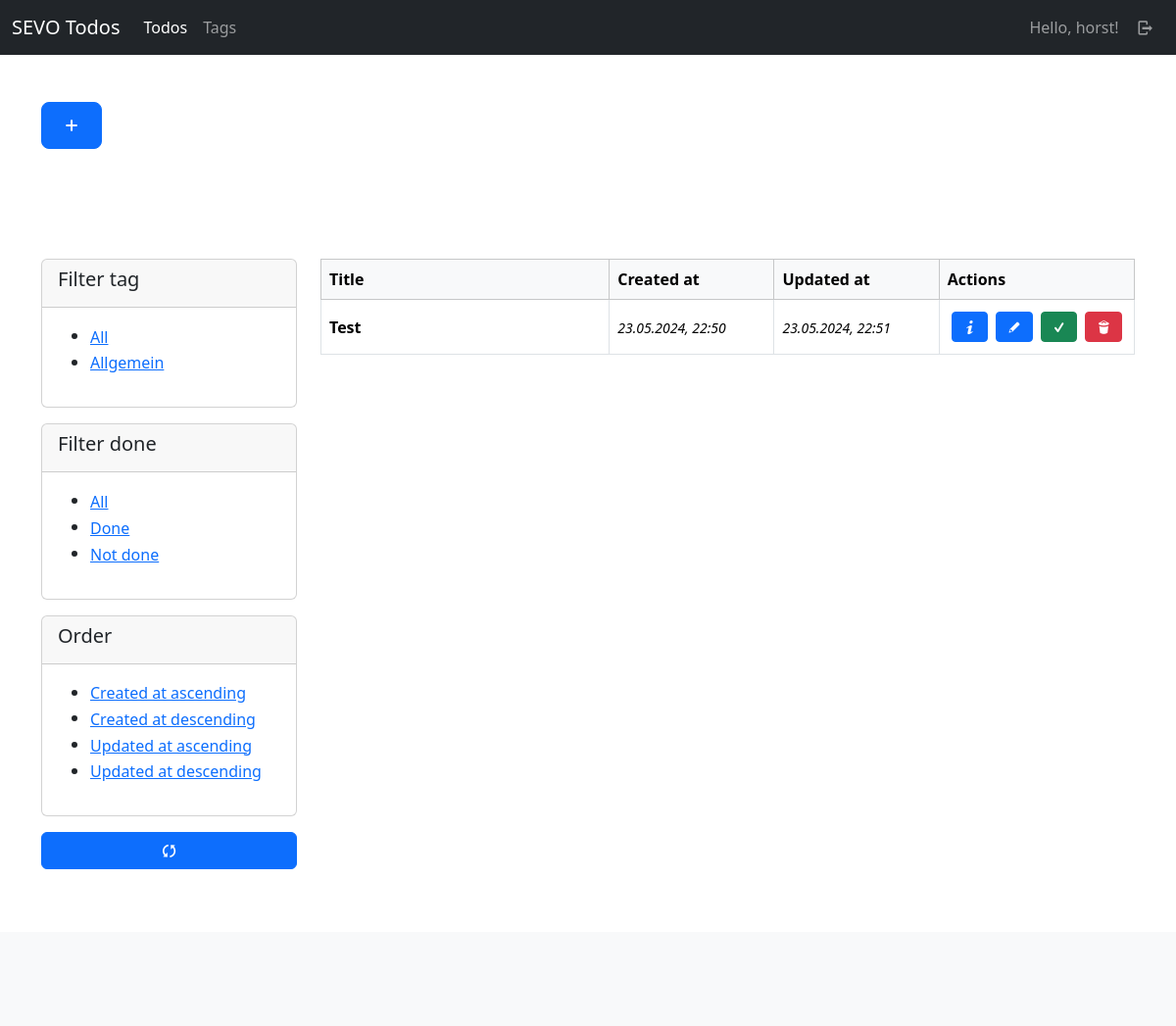
/todos/ (signed in), run on the app's committed database.
### todos/models.py (models this page shows, shortened)
class Todo(models.Model):
    user = models.ForeignKey(User, on_delete=models.CASCADE)
    title = models.CharField(max_length=255)
    content = tinymce_models.HTMLField()
    tags = models.ManyToManyField(Tag, blank=True)
    done = models.BooleanField(default=False)
    created_at = models.DateTimeField(auto_now_add=True)
    updated_at = models.DateTimeField(auto_now=True)
    class Meta:
        ordering = ["-created_at"]
        pass

class Tag(models.Model):
    user = models.ForeignKey(User, on_delete=models.CASCADE)
    name = models.CharField(max_length=100)
    class Meta:
        ordering = ["name"]

### todos/views/todo_views.py (the view, shortened to what this page needs)
# urls.py: path("", todo_views.index, name="todos-index"),
@login_required(login_url="sevo-auth-login")
def index(request):
    current_user = request.user
    url = reverse("todos-index")
    filter_tag = request.GET.get("tag")
    filter_done = request.GET.get("done")
    filter_order = request.GET.get("order")
    print(f"tag: {filter_tag}")
    print(f"done: {filter_done}")
    print(f"order: {filter_order}")
    order_str = "-created_at"
    todos = models.Todo.objects.filter(user=current_user).order_by(order_str)
    tags = models.Tag.objects.filter(user=current_user)
    if filter_tag != None and filter_tag != "all":
        try:
            todos = todos.filter(tags__id=int(filter_tag))
        except:
            return HttpResponseRedirect(url)
    done_todos = todos.filter(done=True)
    not_done_todos = todos.filter(done=False)
    return render(request, "todos/todo/index.html", {
        "title": _("Todos"),
        "todos": todos,
        "done_todos": done_todos,
        "not_done_todos": not_done_todos,
        "tags": tags
    })

### todos/templates/todos/todo/index.html (shortened to what this page needs)
{% extends "base_sidebar.html" %}
{% load i18n %}
{% load static %}
{% block header %}
    <div class="container">
        <div class="row py-5">
            <div class="col-lg-12">
                <a class="btn btn-primary btn-lg mb-3" href="{% url "todos-new" %}"><i class="demo-icon icon-plus"></i></a>
            </div>
        </div>
    </div>
{% endblock %}
{% block main %}
    <div>
        {% if todos %}
            {% include "todos/todo/partials/_table_list.html" with todos=todos %}
        {% else %}
            <p>{% trans "No todos available." %}</p>
        {% endif %}
    </div>
{%  endblock %}
{% block side %}
    <div id="filter-section">
        <div class="card mb-3">
            <div class="card-header">
                <h5>
                    {% trans "Filter tag" %}
                </h5>
            </div>
            <div class="card-body">
                {% include "todos/todo/partials/_tag_filter.html" %}
            </div>
        </div>
        <div class="card mb-3">
            <div class="card-header">
                <h5>
                    {% trans "Filter done" %}
                </h5>
            </div>
            <div class="card-body">
                {% include "todos/todo/partials/_done_filter.html" %}
            </div>
        </div>
        <div class="card mb-3">
            <div class="card-header">
                <h5>
                    {% trans "Order" %}
                </h5>
            </div>
            <div class="card-body">
                {% include "todos/todo/partials/_ordering_filter.html" %}
            </div>
        </div>
        <div class="mb-3">
            <a class="btn btn-primary w-100" href="{% url "todos-index" %}"><i class="demo-icon icon-arrows-ccw"></i></a>
        </div>
    </div>
{% endblock %}

### templates/partials/_navbar.html (shortened to what this page needs)
{% load i18n %}
<nav class="navbar navbar-expand-lg navbar-dark bg-dark">
    <div class="container-fluid">
        <a class="navbar-brand" href="/">SEVO Todos</a>
        <div class="collapse navbar-collapse" id="navbarContent">
            <ul class="navbar-nav me-auto mb-2 mb-lg-0">
                {% if user.is_authenticated %}
                <li class="nav-item">
                    <a class="nav-link{% if "todos" in request.path %} active{% endif %}"{% if "todos" in request.path %} aria-current="page"{% endif %} href="{% url "todos-index" %}">{% trans "Todos" %}</a>
                </li>
                {% endif %}
                {% if user.is_authenticated %}
                <li class="nav-item">
                    <a class="nav-link{% if "tag" in request.path %} active{% endif %}"{% if "tag" in request.path %} aria-current="page"{% endif %} href="{% url "todos-tag-index" %}">{% trans "Tags" %}</a>
                </li>
                {% endif %}
            </ul>
            <ul class="navbar-nav mb-2 mb-lg-0">
                {% if user.is_authenticated %}
                    <li class="nav-item">
                        <a class="nav-link" href="{% url "sevo-auth-user-detail" %}">{% trans "Hello" %}, {{ user }}!</a>
                    </li>
                    <li class="nav-item">
                        <a class="nav-link" href="{% url "sevo-auth-logout" %}"><i class="demo-icon icon-logout"></i></a>
                    </li>
                {% else %}
                    <li class="nav-item">
                        <a class="nav-link {% if "login" in request.path %} active{% endif %}"{% if "members" in request.path %} aria-current="page"{% endif %} href="{% url "sevo-auth-login" %}"><i class="demo-icon icon-user"></i></a>
                    </li>
                {% endif %}
            </ul>
        </div>
    </div>
</nav>

### todos/templates/todos/todo/partials/_table_list.html
{% load i18n %}
<div class="table-responsive">
    <table class="table table-bordered align-middle">
        <thead class="table-light">
        <tr>
            <th scope="col">{% trans "Title" %}</th>
            <th scope="col">{% trans "Created at" %}</th>
            <th scope="col">{% trans "Updated at" %}</th>
            <th scope="col">{% trans "Actions" %}</th>
        </tr>
        </thead>
        <tbody>
            {% for todo in todos %}
                <tr>
                    <th scope="row" class="w-50">
                        {{ todo.title }}
                    </th>
                    <td class="w-25"><time><small><i>{{ todo.created_at|date:"d.m.Y, H:i" }}</i></small></time></td>
                    <td class="w-25"><time><small><i>{{ todo.updated_at|date:"d.m.Y, H:i" }}</i></small></time></td>
                    <td class="w-auto">
                        <div class="d-flex justify-content-center align-content-center">
                            <a class="btn btn-primary btn-sm d-block m-1" href="{% url "todos-detail" id=todo.id %}"><i class="demo-icon icon-info"></i></a>
                            <a class="btn btn-primary btn-sm d-block m-1" href="{% url "todos-update" id=todo.id %}"><i class="demo-icon icon-pencil"></i></a>
                            <a class="btn {% if todo.done %}btn-success{% else %}btn-warning{% endif %} btn-sm d-block m-1" href="{% url "todos-done" id=todo.id %}"><i class="demo-icon icon-check"></i></a>
                            <a class="btn btn-danger btn-sm d-block m-1" href="{% url "todos-delete" id=todo.id %}"><i class="demo-icon icon-trash"></i></a>
                        </div>
                    </td>
                </tr>
            {% endfor %}
        </tbody>
    </table>
</div>

### todos/templates/todos/todo/partials/_tag_filter.html
{% load i18n %}
<div>
    <ul>
        <li>
            <button class="btn btn-link p-0 text-start" type="button" data-filter-key="tag" data-filter-value="all">{% trans "All" %}</button>
        </li>
    {% for tag in tags %}
        <li>
            <button class="btn btn-link p-0 text-start" type="button" data-filter-key="tag" data-filter-value="{{ tag.id }}">{{ tag.name }}</button>
        </li>
    {% endfor %}
</div>

### data on the page
Todo: title "Test", created_at "23.05.2024, 22:50", updated_at "23.05.2024, 22:51"
Tag: {{ tag.id }} 15 (drawn), name "Allgemein"

### other printed values
{{ user }} "horst"
